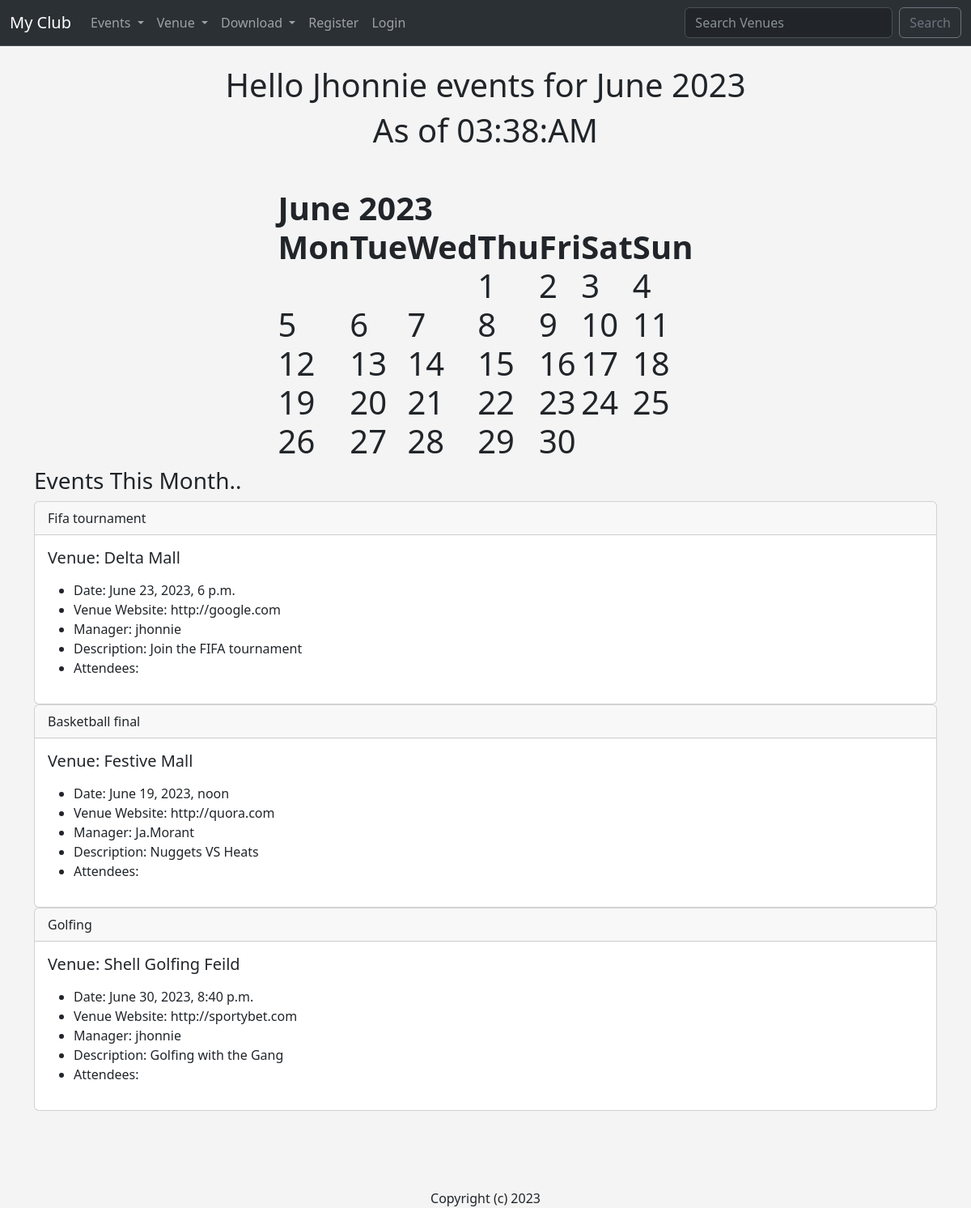
The page / on the database its author committed.
### events/models.py (models this page shows, shortened)
class Event(models.Model):
    name = models.CharField('event name', max_length=120)
    event_date = models.DateTimeField('event date')
    venue = models.ForeignKey(Venue, blank=True, null=True, on_delete=models.CASCADE)
    manager = models.ForeignKey(User, blank=True, null=True, on_delete=models.SET)
    description = models.TextField(blank=True)
    attendees = models.ManyToManyField(MyClubUser, blank=True)
    approved = models.BooleanField('Approved', default=False)
    def __str__(self):
        return self.name

class Venue(models.Model):
    name = models.CharField('venue name', max_length=120)
    address = models.CharField(max_length=120)
    zip_code = models.CharField('Zip Code', max_length=15)
    phone = models.CharField('Contact Phone', max_length=25, blank=True)
    web =models.URLField('Website Address', blank=True)
    email_address = models.EmailField('Email Address', blank=True)
    owner = models.IntegerField("venue owner", default=1, blank=False)
    venue_image = models.ImageField(blank=True, null=True, upload_to="images/")
    def __str__(self):
        return self.name

### events/views.py (the view)
# urls.py: path('', views.home, name="home"),
def home(request, year=datetime.now().year, month=datetime.now().strftime('%B')):
    name = "Jhonnie"
    month = month.title()
    month_number = list(calendar.month_name).index(month)
    month_number = int(month_number)
    cal = HTMLCalendar().formatmonth(year, month_number)
    now = datetime.now()
    current_year = now.year
    event_list = Event.objects.filter(
        event_date__year = year,
        event_date__month = month_number
    )
    time = now.strftime( '%H:%M:%p' )
    return render(request, 'events/home.html', {
        "name": name,
        "year": year,
        "month": month,
        "month_number": month_number,
        "cal": cal,
        "current_year": current_year,
        "time": time,
        "event_list": event_list,
    })

### events/templates/events/home.html (shortened to what this page needs)
{% extends 'events/base.html' %}
{% block content %}
<center>
    <h1>Hello {{name}} events for {{ month }} {{ year }} </h1>
    As of {{time }}
    <br/><br/>
    {{ cal|safe }}
</center>
    <h3>Events This Month..</h3>
    {% if event_list %}
    {% for event in event_list %}
    <div class="card">
        <div class="card-header">
            {{ event }}
        </div>
        <div class="card-body">
          <h5 class="card-title">Venue: {{ event.venue }}</h5>
          <p class="card-text"><ul>
            <li>Date: {{ event.event_date }}</li>
            <li>Venue Website: {{ event.venue.web }}</li>
            <li>Manager: {{ event.manager }}</li>
            <li>Description: {{ event.description }}</li>
            <li>Attendees:<br/>
            </li>
            </ul>
            </p>
        </div>
      </div>
    {% endfor %}
    {% else %}
    sorry there are no events this month
    {% endif %}
    <center>
    <br/><br/><br/><br/>
    Copyright (c) {{current_year}}
    </center>
{% endblock %}

### events/templates/events/base.html (shortened to what this page needs)
<!doctype html>
<html lang="en">
  <head>
    <link href="https://cdn.jsdelivr.net/npm/bootstrap@5.3.0/dist/css/bootstrap.min.css" rel="stylesheet">
      </head>
  <body>
    {% include 'events/navbar.html' %}
    <br/>
    <div class="container">
    <h1>{% block content %}
        {% endblock %}</h1>
    </div>
  </body>

### events/templates/events/navbar.html (shortened to what this page needs)
<nav class="navbar bg-dark border-bottom border-bottom-dark navbar-expand-lg bg-body-tertiary" data-bs-theme="dark">
    <div class="container-fluid">
      <a class="navbar-brand" href="{% url 'home' %}">My Club</a>
      <div class="collapse navbar-collapse" id="navbarSupportedContent">
        <ul class="navbar-nav me-auto mb-2 mb-lg-0">
          <li class="nav-item dropdown">
            <a class="nav-link dropdown-toggle" href="#" role="button" data-bs-toggle="dropdown" aria-expanded="false">
              Events
            </a>
          </li>
          <li class="nav-item dropdown">
            <a class="nav-link dropdown-toggle" href="#" role="button" data-bs-toggle="dropdown" aria-expanded="false">
              Venue
            </a>
          </li>
        <li class="nav-item dropdown">
          <a class="nav-link dropdown-toggle" href="#" role="button" data-bs-toggle="dropdown" aria-expanded="false">
            Download
          </a>
        </li>
        {% if user.is_authenticated %}
        {% if user.is_superuser %}
        <li class="nav-item">
          <a class="nav-link" href="{% url 'admin_approval' %}">Admin</a>
        </li>
        {% endif %}
        <li class="nav-item">
          <a class="nav-link" href="{% url 'logout' %}">Logout</a>
        </li>
        {% else %}
        <li class="nav-item">
          <a class="nav-link" href="{% url 'register_user' %}">Register</a>
        </li>
        <li class="nav-item">
          <a class="nav-link" href="{% url 'login' %}">Login</a>
        </li>
        {% endif %}
        </ul>
        <form class="d-flex" method="POST" action="{% url 'search-venues' %}" role="search">
          <input class="form-control me-2" type="search" placeholder="Search Venues" aria-label="Search" name="searched">
          <button class="btn btn-outline-secondary" type="submit">Search</button>
      </form>
      </div>
    </div>
  </nav>

### events/templates/events/base.html (style rules this page uses)
body { background: #f4f4f4; }

### rows shown on the page
Event: name "Fifa tournament", venue "Delta Mall", event_date "June 23, 2023, 6 p.m.", venue.web "http://google.com", manager "jhonnie", description "Join the FIFA tournament"
Event: name "Basketball final", venue "Festive Mall", event_date "June 19, 2023, noon", venue.web "http://quora.com", manager "Ja.Morant", description "Nuggets VS Heats"
Event: name "Golfing", venue "Shell Golfing Feild", event_date "June 30, 2023, 8:40 p.m.", venue.web "http://sportybet.com", manager "jhonnie", description "Golfing with the Gang"

### other values the page prints
{{ name }} "Jhonnie"
{{ month }} "June"
{{ cal|safe }} "June 2023 Mon Tue Wed Thu Fri Sat Sun 1 2 3 4 5 6 7 8 9 10 11 12 13 14 15 16 17 18 19 20 21 22 23 24 25 26 27 28 29 30"
